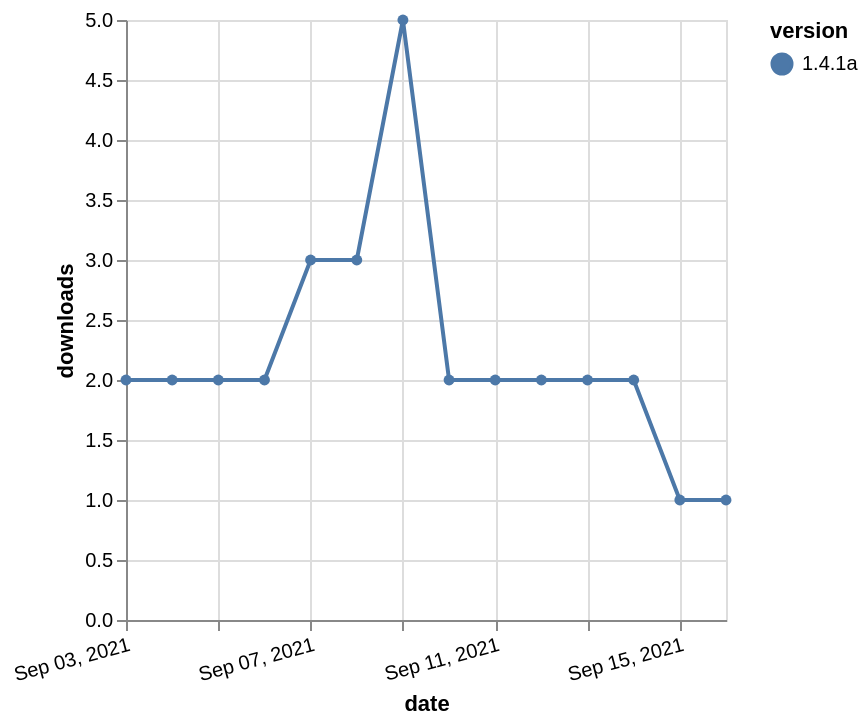

This figure's Vega-Lite source:
### Vega-Lite specification from a JSON file in a GitHub repository (floating-point values rounded to 4 significant figures)
{"$schema": "https://vega.github.io/schema/vega-lite/v5.json", "description": "A simple bar chart with embedded data.", "data": {"values": [{"date": "2021-09-03", "total": 2345, "delta": 2, "version": "1.4.1a"}, {"date": "2021-09-04", "total": 2347, "delta": 2, "version": "1.4.1a"}, {"date": "2021-09-05", "total": 2349, "delta": 2, "version": "1.4.1a"}, {"date": "2021-09-06", "total": 2351, "delta": 2, "version": "1.4.1a"}, {"date": "2021-09-07", "total": 2354, "delta": 3, "version": "1.4.1a"}, {"date": "2021-09-08", "total": 2357, "delta": 3, "version": "1.4.1a"}, {"date": "2021-09-09", "total": 2362, "delta": 5, "version": "1.4.1a"}, {"date": "2021-09-10", "total": 2364, "delta": 2, "version": "1.4.1a"}, {"date": "2021-09-11", "total": 2366, "delta": 2, "version": "1.4.1a"}, {"date": "2021-09-12", "total": 2368, "delta": 2, "version": "1.4.1a"}, {"date": "2021-09-13", "total": 2370, "delta": 2, "version": "1.4.1a"}, {"date": "2021-09-14", "total": 2372, "delta": 2, "version": "1.4.1a"}, {"date": "2021-09-15", "total": 2373, "delta": 1, "version": "1.4.1a"}, {"date": "2021-09-16", "total": 2374, "delta": 1, "version": "1.4.1a"}]}, "width": "container", "mark": {"type": "line", "point": {"filled": true}}, "encoding": {"x": {"field": "date", "type": "temporal", "timeUnit": "yearmonthdate", "title": "date", "axis": {"labelAngle": -15}}, "y": {"field": "delta", "type": "quantitative", "title": "downloads"}, "color": {"field": "version", "type": "nominal"}, "tooltip": {"field": "delta"}}}
